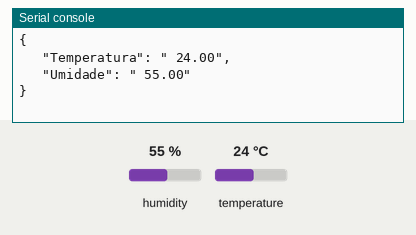
A program run on a simulated CircuitPython board. On the bench: the last lines printed to the serial console. The test bench sets the inputs (shaded band); at power-on: humidity 55 %, temperature 24 °C.

Above: at 1.2 s.
1.3 s: humidity set to 22 %
At 3.3 s:
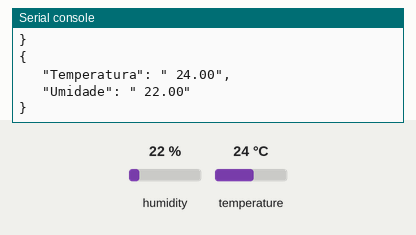
4.3 s: temperature set to 12 °C
At 5.8 s:
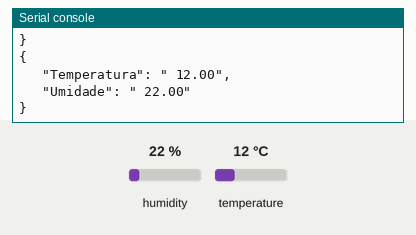
7.3 s: humidity set to 40 %
At 10.6 s:
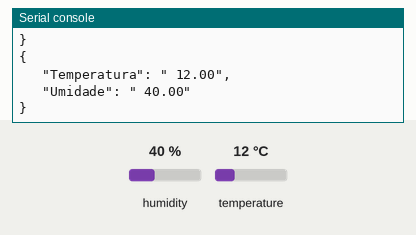
Timing chart, 0 to 12.1 s (numbered marks = the images above; inputs shaded):
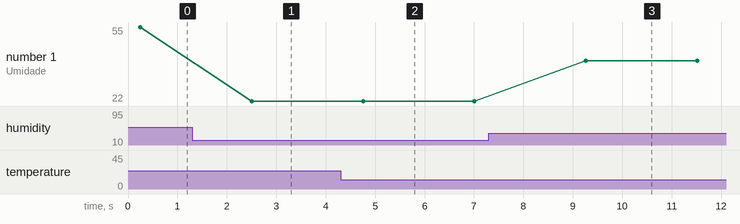

The program:

temp-humi.py
```python
import adafruit_dht
import time
import board
import json

sensor = adafruit_dht.DHT11(board.D4)

while(1):
   temp = sensor.temperature
   humi = sensor.humidity
   resultado = '{"Temperatura": " %.2f", "Umidade": " %.2f" }' % (temp, humi)
   json_object = json.loads(resultado)
   print(json.dumps(json_object, indent=3))
   time.sleep(2.0)
```

Measured:
- after the input at 1.3 s, the serial console: prints a new line after 1.2 s (image 1)
- after the input at 4.3 s, the serial console: prints a new line after 0.46 s (image 2)
- after the input at 7.3 s, the serial console: prints a new line after 2.0 s (image 3)
- plotted number 1: 55 → 22 after the input at 1.3 s, 22 → 40 after the input at 7.3 s
